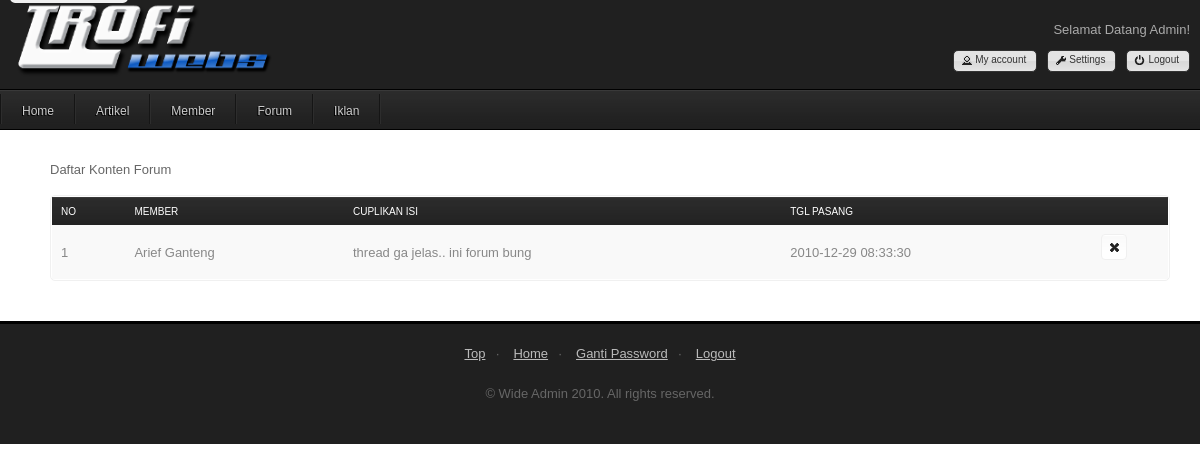
Page /admin/forum_konten.php?t=6 (signed in) on the earlier database version.
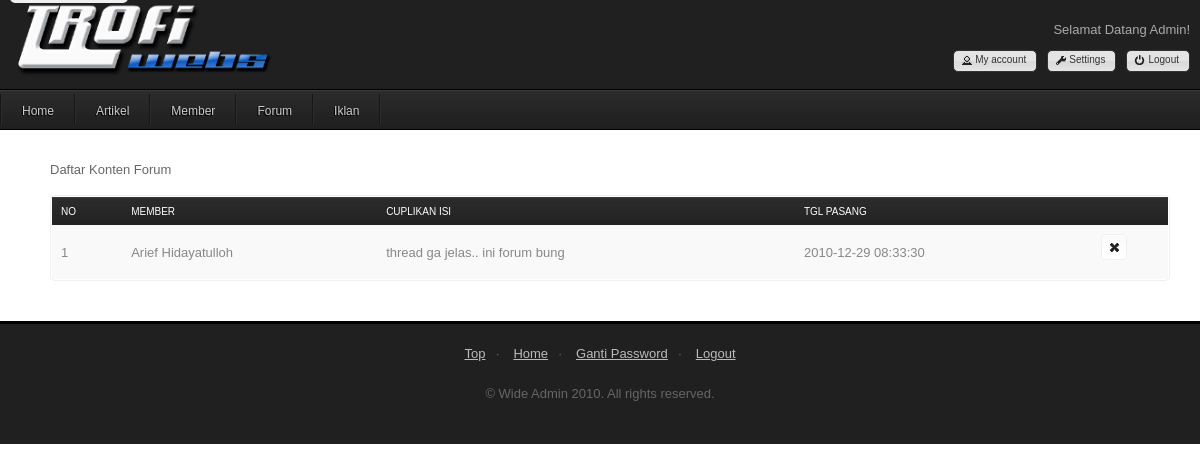
Same page on the later database version.
### tables this page shows
CREATE TABLE IF NOT EXISTS `forum_content` (
  `id` int(11) NOT NULL AUTO_INCREMENT,
  `thread` int(11) NOT NULL,
  `tanggal` timestamp NOT NULL DEFAULT CURRENT_TIMESTAMP ON UPDATE CURRENT_TIMESTAMP,
  `member` int(11) NOT NULL,
  `isi` text NOT NULL,
  PRIMARY KEY (`id`)
);

CREATE TABLE IF NOT EXISTS `member` (
  `id` int(11) NOT NULL AUTO_INCREMENT,
  `nama` varchar(50) NOT NULL,
  `alamat` tinytext NOT NULL,
  `no_hp` varchar(15) NOT NULL,
  `email` varchar(100) NOT NULL,
  `tgl_registrasi` timestamp NOT NULL DEFAULT CURRENT_TIMESTAMP,
  `password` varchar(32) NOT NULL,
  PRIMARY KEY (`id`)
);

### admin/fungsi.php (called while the page is built, shortened)
<?php
function get_forum_konten($thread, $halaman, $jumlah=30){
    $mulai = $halaman * $jumlah;
    $queri = mysql_query("SELECT * FROM forum_content where thread=$thread order by id desc limit $mulai,$jumlah");
    while ($q = mysql_fetch_array($queri)){
        $data[] = $q;
    }
    return $data;
}

### class/member.php (called while the page is built, shortened)
<?php
class member{
    function member($id){
        $queri = mysql_fetch_array(mysql_query("SELECT * FROM member WHERE id=$id"));
        $this->nama = $queri['nama'];
    }
}
?>

### admin/forum_konten.php (the view, shortened to what this page needs)
<?php
require 'fungsi.php';
require "header.php";
require "../class/member.php";
$thread = $_GET['t'];
        ?>
<div id="tabs-2">
    <p>Daftar Konten Forum</p>
    <table class="fullwidth" cellpadding="0" cellspacing="0" border="0">
        <thead>
            <tr>
                <td>No</td>
                <td>Member</td>
                <td>Cuplikan Isi</td>
                <td>Tgl Pasang</td>
                <td width="25px" style="width: 25px"></td>
            </tr>
        </thead>
        <tbody>
            <?php
            $artikel = get_forum_konten($thread, 0);
            $i=1;
            foreach ($artikel as $a) {?>
            <tr id="row<?php echo $a['id']?>" class="<?php if($i%2==0) echo 'even'; else echo 'odd';?>">
                <td><?php echo $i++?></td>
                <td>
                    <?php $member = new member($a['member']);
                    echo $member->nama;?></td>
                <td><?php echo substr($a['isi'],0,100)?></td>
                <td><?php echo $a['tanggal']?></td>
                <td width="60px">
                    <ul class="ui-widget ui-helper-clearfix" id="icons">
                    <li title="Hapus" class="ui-state-default ui-corner-all">
                        <span class="ui-icon ui-icon-closethick" onclick="hapus(<?php echo $a['id']?>)"></span>
                    </li>
                    </ul>
                </td>
            </tr>
            <?php }?>
        </tbody>
    </table>
</div>
<?php require "footer.php"?>

### admin/header.php (shortened to what this page needs)
<!DOCTYPE html>
<html>
    <head>
        <link type="text/css" href="index_files/layout00.css" rel="stylesheet" />
    </head>
    <body>
        <div name="top" id="container">
            <div id="header">
                <div id="top">
                    <div class="logo">
                        <a href="" title="Administration Home" class="tooltip"><img src="../images/logo.png" height="80px" alt="Wide Admin" /></a>
                    </div>
                    <div class="meta">
                        <p>Selamat Datang Admin!</p>
                        <ul>
                            <li><a href="login.php?action=logout" title="End administrator session" class="tooltip"><span class="ui-icon ui-icon-power"></span>Logout</a></li>
                            <li><a href="" title="Change current settings" class="tooltip"><span class="ui-icon ui-icon-wrench"></span>Settings</a></li>
                            <li><a href="" title="Go to your account" class="tooltip"><span class="ui-icon ui-icon-person"></span>My account</a></li>
                        </ul>
                    </div>
                </div>
                <div id="navbar">
                    <ul class="nav">
                        <li><a href="./">Home</a></li>
                        <li><a href="list.php">Artikel</a></li>
                        <li><a href="user.php">Member</a></li>
                        <li><a href="forum.php">Forum</a></li>
                        <li><a href="iklan.php">Iklan</a></li>
                    </ul>
                </div>
            </div>
            <div id="bgwrap">
                <div id="content">
                    <div id="main">

### admin/footer.php (shortened to what this page needs)
</div>
</div>
</div>
</div>
<div id="footer">
    <p class="mid">
        <a href="#top" title="Top" class="tooltip">Top</a>&middot;
        <a href="index.php" title="Main Page" class="tooltip">Home</a>&middot;
        <a href="password.php" title="Change current settings" class="tooltip">Ganti Password</a>&middot;
        <a href="login.php?action=logout" title="End administrator session" class="tooltip">Logout</a>
    </p>
    <p class="mid">
        &copy; Wide Admin 2010. All rights reserved.
    </p>
</div>
</body>
</html>

### admin/index_files/core0000.css (style rules this page uses)
* { margin:0; padding:0; }
body { font-family: Tahoma, Verdana, Arial, sans-serif; font-size:62.5%; position:relative; }
img { border:0; }
ul { list-style-type:none; }
p { font-size:13px; line-height:20px; margin-bottom:15px; }
#container { min-width:960px; max-width:1600px; margin:0 auto; }
#header { width:100%; height:130px; }
#header #top { display:block; width:100%; height:83px; }
#top .logo { float:left; display:inline; width:361px; }
#top .meta { display:inline; float:right; position:relative; padding-right:10px; margin-top:10px; }
.meta p { text-align:right; margin-bottom:10px; margin-top:10px; color:#aaa; }
.meta ul { float:right; }
.meta ul li { float:right; }
.meta ul li .ui-icon { float:left; }
.meta ul li a { float:left; margin:0 0 0 10px; font-size:10px; text-decoration:none; }
.meta ul li a span { margin-top:-2px; }
p.mid { text-align:center; margin-top:20px; }
p.mid a { padding:0 10px; }
#header #navbar { float:left; display:block; }
#navbar ul.nav { display:inline-block; height:30px; margin-top:11px; position:relative; float:left; }
ul.nav li { float:left; position:relative; height:30px; display:block; }
ul.nav li a { color:#ccc; text-decoration:none; font-size:12px; padding:10px 20px 12px; display:block; }
#bgwrap { float:left; position:relative; width:100%; }
#content { clear: both; float: left; width: 100%; margin-left: 0px; position:relative; padding-bottom:30px; }
#main { margin-left: 50px; margin-right:30px; padding-top:30px; position:relative; }
#footer { clear:both; float:left; width:100%; display:block; height:120px; position:relative; }
table.fullwidth { width:100%; clear:both; font-size:13px; padding:1px; margin-bottom:10px; }
table.fullwidth thead, table.normal thead { height:28px; text-transform:uppercase; font-size:10px; }
table.fullwidth td, table.normal td { padding:7px 9px; margin:1px 0; }

### admin/index_files/skin_cle.css (style rules this page uses)
body { background:#fff url('repgray2.png') 0 0 repeat-x; }
p { color:#666; }
.meta ul li a { background:url('glass000.png') 50% 50% repeat-x; border:1px solid #333; padding:3px 10px 3px 5px; color:#333; }
p.mid a { color:#bbb; }
#navbar ul.nav { border-right:1px solid #2d2d2d; border-left:1px solid #151515; }
ul.nav li { border-left:1px solid #2d2d2d; border-right:1px solid #151515; }
#footer { background:#202020; border-top:3px solid #000; }
table.fullwidth, table.normal { border:1px solid #f0f0f0; }
table.fullwidth thead, table.normal thead { background:#1c1c1c url('rep10000.png') 0 0 repeat-x; color:#fff; }
table.fullwidth thead tr, table.normal thead tr { color:#fff; }
table.fullwidth tr, table.normal tr { color:#999; cursor:pointer; }
table.fullwidth tr.odd, table.normal tr.odd { background:#f9f9f9; color:#888; }
.ui-helper-clearfix:after { content: "."; display: block; height: 0; clear: both; visibility: hidden; }
.ui-helper-clearfix { display: inline-block; }
.ui-helper-clearfix { display:block; }
.ui-icon { display: block; text-indent: -99999px; overflow: hidden; background-repeat: no-repeat; }
.ui-widget { font-size: 1.1em; }
.ui-state-default, .ui-widget-content .ui-state-default { border: 1px solid #f0f0f0; background:#ffffff url('input000.png') 0 0 repeat-x; font-weight: normal; color: #555; outline: none; }
.ui-icon { width: 16px; height: 16px; background-image: url(icons_wh.png); }
.ui-state-default .ui-icon { background-image: url(icons_bl.png); }
.meta .ui-icon { background-image:url('icons_bl.png'); }
.ui-icon-person { background-position: -144px -96px; }
.ui-icon-wrench { background-position: -176px -112px; }
.ui-icon-closethick { background-position: -96px -128px; }
.ui-icon-power { background-position: 0 -176px; }
.ui-corner-all { -moz-border-radius: 4px; -webkit-border-radius: 4px; }

### admin/index_files/plugins0.css (style rules this page uses)
ul#icons { margin: 0 0 10px; padding: 0; }
ul#icons li { margin: 2px; position: relative; padding: 4px 0; cursor: pointer; float: left; list-style: none; }
ul#icons span.ui-icon { float: left; margin: 0 4px; }

### admin/index_files/css30000.css (style rules this page uses)
fieldset, input, textarea, select, a.button, .meta ul li a, ul.nav li li a:hover, p.main input, input.login, table, .message, #easyTooltip, div.wysiwyg { -moz-border-radius: 5px; -webkit-border-radius: 5px; }
ul.nav li a { text-shadow:-1px 1px #000; }

Differences in the rows shown:
changed through a linked row, forum_content "thread ga jelas.. ini forum bung": member.nama "Arief Ganteng" → "Arief Hidayatulloh"
